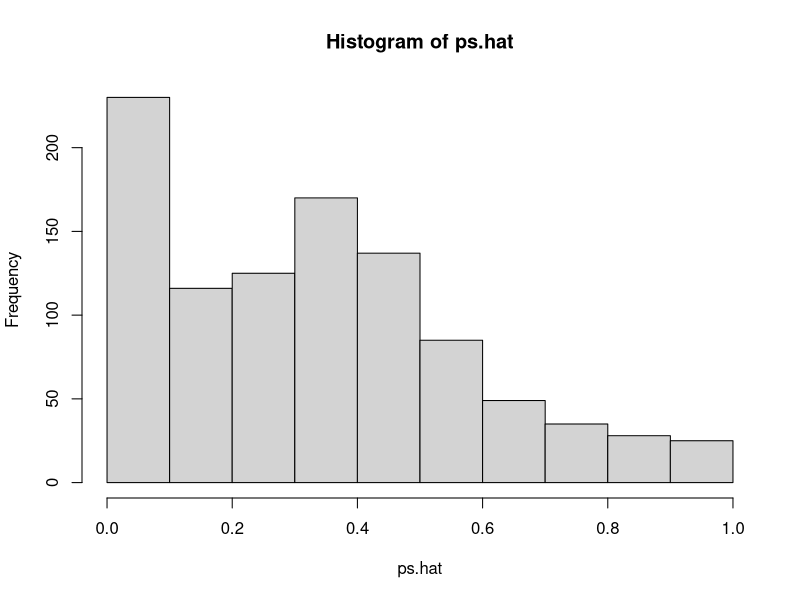
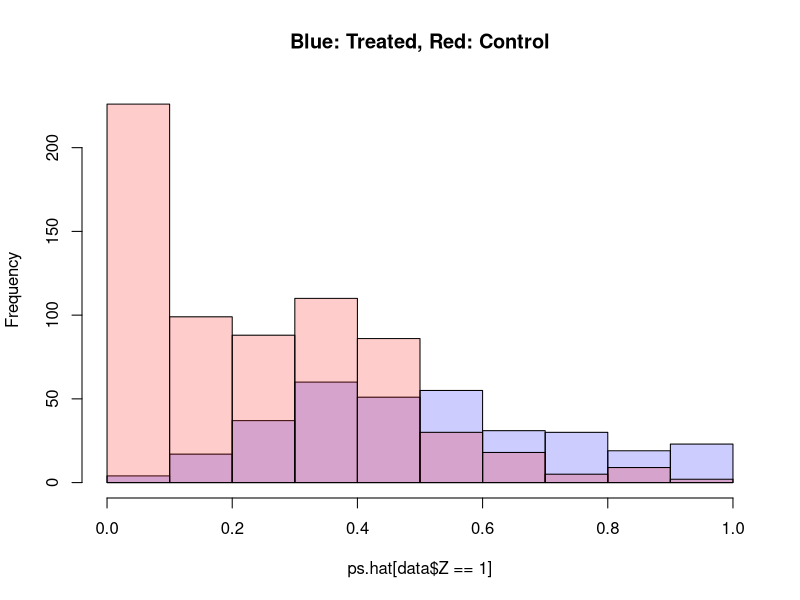
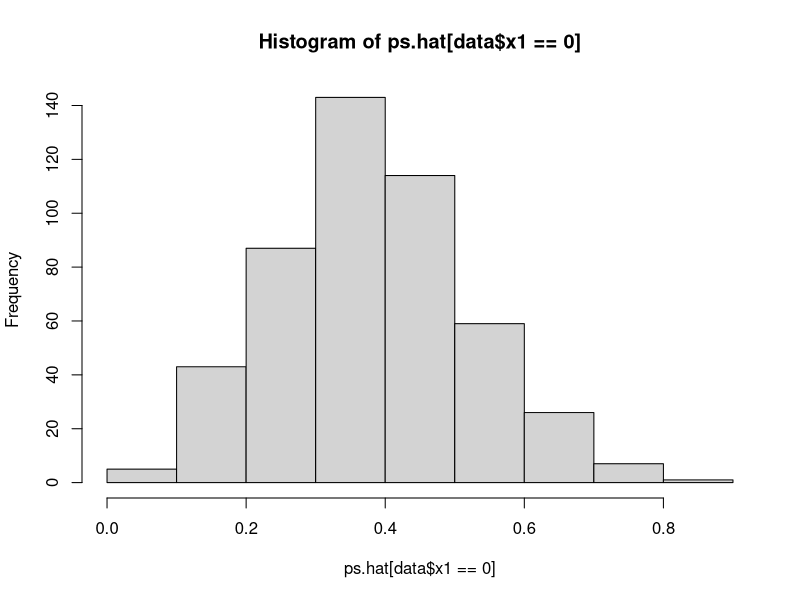
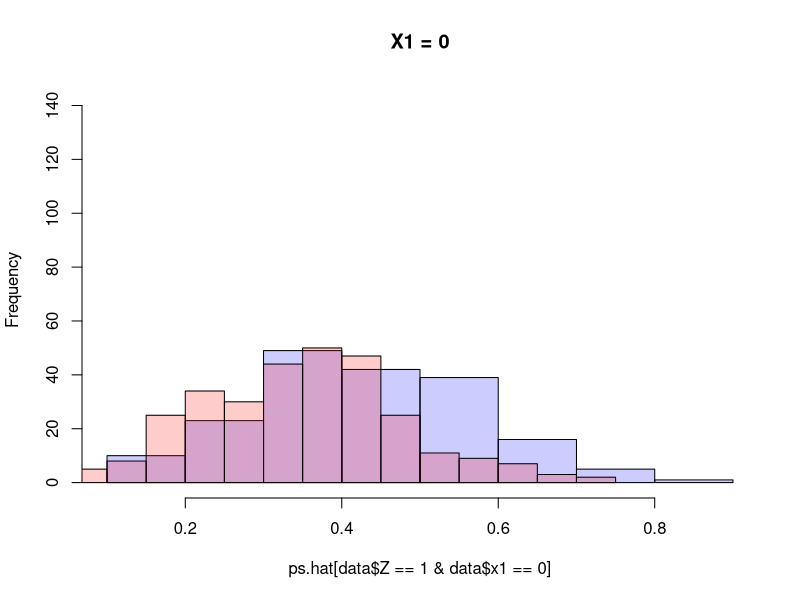
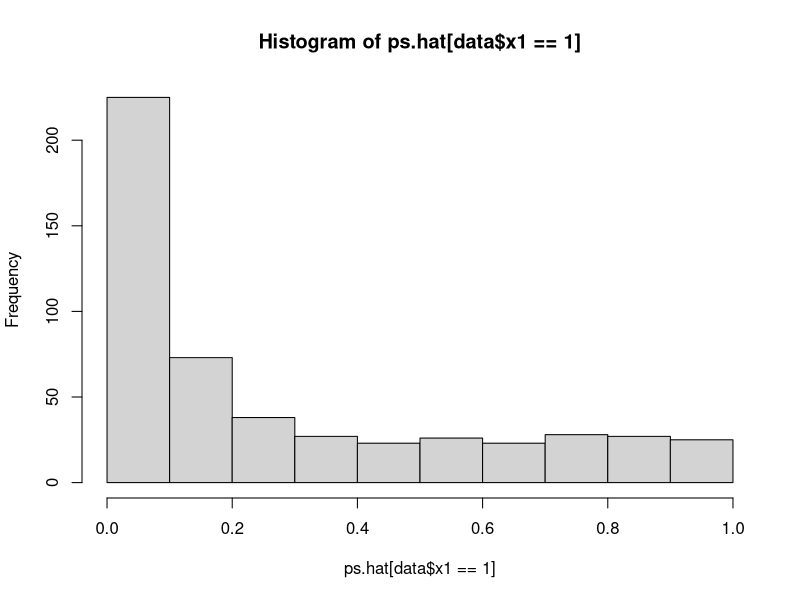
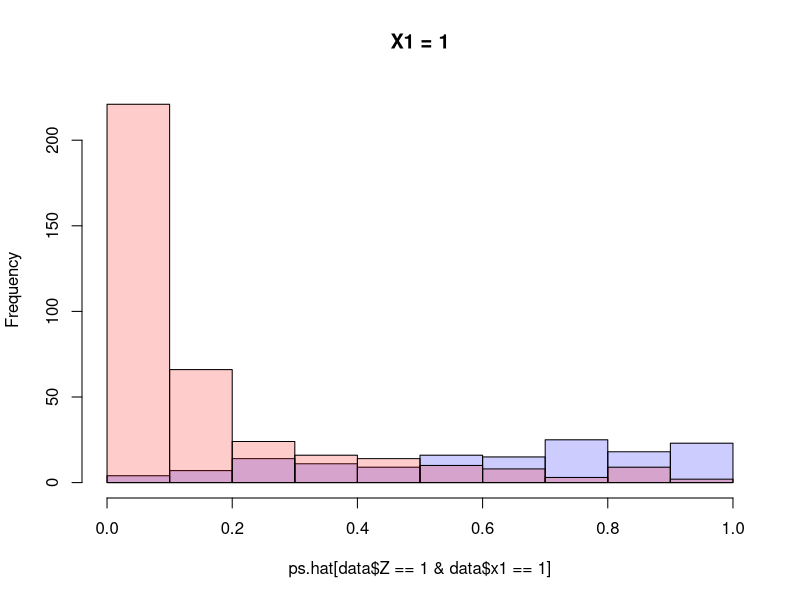

Recreate these plots in R, in order. (Note: this script raises an error after producing the figures.)
library(MASS)
library(dplyr)

setwd(dirname(rstudioapi::getSourceEditorContext()$path))

##############
## functions
##############

## DGP
## Variation of DGP
## X1 = 0 => strong OVL
## X1 = 1 => weak OVL
dgp <- function() {
  n = 1000
  X = mvrnorm(n, rep(0, 3), diag(1, 3)) # Covariates
  X[,1] <- ifelse(X[,1] > 0, 0, 1)
  ps = 1/(1+exp(0.5 + 1.5*X[,1] - 0.5*X[,2] + 0.5*X[,3] - 1.5*X[,1]*X[,2] + 1.5*X[,1]*X[,3]))
  Z = rbinom(n, 1, prob = ps); n.t = sum(Z); n.c = n - n.t
  tau = 1                             
  Y0 = -2 + 2*(-1)^(X[,1]) + 2*X[,2] - 2*X[,3] + rnorm(n)
  Y1 = Y0 + tau
  Y = Z*Y1 + (1-Z)*Y0
  original.data = as.data.frame(cbind(Y, Z, X))
  colnames(original.data) = c("Y", "Z", "x1", "x2", "x3")
  return(original.data)
}

## e* fitting for the ATT
synth.ps.fit = function(formula, data, beta.init, delta) {
  
  mf = match.call(expand.dots = F)
  m = match(c("formula", "data"), names(mf), 0L)
  mf = mf[c(1L, m)]
  mf[[1L]] = as.name("model.frame")
  mf = eval(mf, parent.frame())
  mt = attr(mf, "terms")
  Z = model.response(mf, "any")
  X = if(!is.empty.model(mt)) model.matrix(mt, mf) else matrix(NA, NROW(Z), 0L)
  
  
  ## likelihood function
  ps.likelihood = function(beta.init, Z, X, delta) {
    pi.hat = sum(Z)/length(Z)
    K = (1-delta)*exp(X%*%beta.init) + delta*(pi.hat/(1-pi.hat))
    val = sum(Z*log(K) - log(1+K))
    return(val)
  }
  

  beta.star = optim(beta.init, ps.likelihood, Z = Z, X = X, delta = delta, control = list(fnscale = -1, maxit = 10000))$par
  names(beta.star) = colnames(X)
  w.pi = sum(Z)/(length(Z) - sum(Z))
  ps.star = 1/(1+(delta*w.pi + (1-delta)*exp(X %*% beta.star))^-1)
  w.star = rep(1, NROW(Z))
  w.star[Z == 0] = (ps.star[Z == 0]/(1-ps.star[Z == 0]) - delta*w.pi)/(1-delta)
  
  return(list(
    coefficients = beta.star,
    fitted.values = ps.star,
    weights = w.star
  ))
}

## Simple Mixing Strategy
simp.mix <- function(data, treat, ps.formula = ps.formula, delta) {
  
  if (!is.character(treat)) {
    stop("Error: 'treat' argument must be a character.")
  }
  
  n <- dim(data)[1]
  Z <- data %>% pull(sym(treat))
  n.t <- sum(Z)
  
  mixed <- data
  
  I.t <- rbinom(n.t, 1, 1 - delta)
  
  mixed[Z==1,][I.t==0,] = data[sample(which(Z==0), sum(1 - I.t), replace = TRUE),] %>% dplyr::mutate(!!sym(treat) := 1)
  
  beta.init <- glm(ps.formula, data = data, family = "binomial")$coefficients
  synth.fit <- synth.ps.fit(ps.formula, data = mixed, beta.init = beta.init, delta = delta)
  
  mixed$ps <- synth.fit$fitted.values
  mixed$weights <- synth.fit$weights
  
  return(mixed)
  
}


## Advanced Mixing Strategy
adv.mix <- function(data, treat, var, ps.formula, d.hi, d.lo) {
  # d.hi: mix.proportion for tail group
  # d.lo: mix.proportion for body group
  # Comparison with simple mixing strategy: (d.hi + d.lo)/2 = delta
  
  if (!is.character(treat)) {
    stop("Error: 'treat' argument must be a character.")
  }
  
  n <- dim(data)[1]
  data <- separate.body_tail(data, treat, var)
  Z <- data %>% pull(sym(treat))
  tail <- data %>% pull(tail)
  tail_Z <- Z * tail
  body_Z <- Z * (1 - tail)
  
  tail_n.t <- tail_Z %>% sum
  body_n.t <- body_Z %>% sum
  
  tail_I.t <- rbinom(tail_n.t, 1, 1 - d.hi)
  body_I.t <- rbinom(body_n.t, 1, 1 - d.lo)
  
  
  mixed <- data
  
  mixed[tail_Z==1,][tail_I.t==0,] = data[sample(which(Z==0 & tail==1), sum(1 - tail_I.t), replace = TRUE),] %>% dplyr::mutate(!!sym(treat) := 1)
  mixed[body_Z==1,][body_I.t==0,] = data[sample(which(Z==0 & tail==0), sum(1 - body_I.t), replace = TRUE),] %>% dplyr::mutate(!!sym(treat) := 1)
  
  mixed.D <- mixed %>%
    dplyr::select(-c(Y, tail))
  
  beta.init <- glm(ps.formula, data = data %>% dplyr::select(-c(Y, tail)), family = "binomial")$coefficients
  
  tail_synth.fit <- synth.ps.fit(formula = ps.formula, data = mixed.D[mixed$tail == 1,], beta.init = beta.init, delta = d.hi)
  body_synth.fit <- synth.ps.fit(formula = ps.formula, data = mixed.D[mixed$tail == 0,], beta.init = beta.init, delta = d.lo)
  
  mixed$ps <- rep(1, n)
  mixed$weights <- rep(1, n)
  
  mixed$ps[mixed$tail == 1] <- tail_synth.fit$fitted.values
  mixed$ps[mixed$tail == 0] <- body_synth.fit$fitted.values
  
  mixed$weights[mixed$tail == 1] <- tail_synth.fit$weights
  mixed$weights[mixed$tail == 0] <- body_synth.fit$weights
  
  return(mixed)
}


########################
## Overlap Diagnosis
########################
set.seed(10001)

data <- dgp()

ps.hat <- glm(Z ~ x1 + x2 + x3 + x1*x2 + x1*x3, data = data, family = "binomial")$fitted.value

## Overall OVL
max.freq <- max(hist(ps.hat)$counts)
hist(ps.hat[data$Z == 1], col = rgb(0,0,1,0.2), main = "Blue: Treated, Red: Control", ylim = c(0, max.freq))
hist(ps.hat[data$Z == 0], col = rgb(1,0,0,0.2), add = T)

## X1 = 0 => strong OVL
max.freq <- max(hist(ps.hat[data$x1 == 0])$counts)
hist(ps.hat[data$Z == 1 & data$x1 == 0], col = rgb(0,0,1,0.2), main = "X1 = 0", ylim = c(0, max.freq))
hist(ps.hat[data$Z == 0 & data$x1 == 0], col = rgb(1,0,0,0.2), add = T)

## X1 = 1 => weak OVL
max.freq <- max(hist(ps.hat[data$x1 == 1])$counts)
hist(ps.hat[data$Z == 1 & data$x1 == 1], col = rgb(0,0,1,0.2), main = "X1 = 1", ylim = c(0, max.freq))
hist(ps.hat[data$Z == 0 & data$x1 == 1], col = rgb(1,0,0,0.2), add = T)
  


########################
## Estimator Comparison
########################

sim <- function(gen_data, ps.formula) {
  
  data <- gen_data()
  
  n <- dim(data)[1]
  
  ### Estimator Comparison ###
  
  ## IPW
  ps.fit <- glm(ps.formula, data = data, family = "binomial")
  ps.hat <- ps.fit$fitted.value
  w.hat <- ps.hat / (1 - ps.hat)
  EY1.1 <- mean(data$Z*data$Y)/mean(data$Z)
  ipw <- EY1.1 - mean(w.hat * (1 - data$Z) * data$Y)/mean(w.hat * (1 - data$Z))
  
  simp_w.mat <- matrix(NA, nrow = n, ncol = 200)
  adv_w.mat <- matrix(NA, nrow = n, ncol = 200)
  
  ## MIPW
  for (i in 1:200) {
    # Simple Mixing
    simp.mixed <- data %>% simp.mix(treat = "Z", ps.formula = ps.formula, delta = 0.3)
    simp_w.mat[,i] <- simp.mixed$weights
    
    # Advanced Mixing
    adv.mixed <- data %>% adv.mix(treat = "Z", var = "x1", ps.formula = ps.formula, d.hi = 0.1, d.lo = 0.5)
    adv_w.mat[,i] <- adv.mixed$weights
  }
  
  simp_w.hat <- simp_w.mat %>% apply(1, mean)
  adv_w.hat <- adv_w.mat %>% apply(1, mean)
  
  simp_mipw <- EY1.1 - mean(simp_w.hat * (1 - data$Z) * data$Y) / mean(simp_w.hat * (1 - data$Z))
  adv_mipw <- EY1.1 - mean(adv_w.hat * (1 - data$Z) * data$Y) / mean(adv_w.hat * (1 - data$Z))
  
  est.res <- c(ipw, simp_mipw, adv_mipw)
  
  ### Weight Comparison ###
  # Weight Disparity = sum of (estimated weights - estimated odds of treatment)^2
  
  ## w.pi
  w.pi <- sum(data$Z)/sum(1-data$Z)
  
  w.disparity_ipw <- sum((w.pi - w.hat[data$Z == 0])^2)                         # overall disparity of IPW
  w.disparity_ipw.0 <- sum((w.pi - w.hat[data$Z == 0 & data$x1 == 0])^2)        # x1 = 0 (strong overlap)
  w.disparity_ipw.1 <- sum((w.pi - w.hat[data$Z == 0 & data$x1 == 1])^2)        # x1 = 1 (weak overlap)
  
  w.disparity_smipw <- sum((w.pi - simp_w.hat[data$Z == 0])^2)                  # overall disparity of MIPW.simple
  w.disparity_smipw.0 <- sum((w.pi - simp_w.hat[data$Z == 0 & data$x1 == 0])^2) # x1 = 0 (strong overlap)
  w.disparity_smipw.1 <- sum((w.pi - simp_w.hat[data$Z == 0 & data$x1 == 1])^2) # x1 = 1 (weak overlap)
  
  w.disparity_amipw <- sum((w.pi - adv_w.hat[data$Z == 0])^2)                   # overall disparity of MIPW.advanced
  w.disparity_amipw.0 <- sum((w.pi - adv_w.hat[data$Z == 0 & data$x1 == 0])^2)  # x1 = 0 (strong overlap)
  w.disparity_amipw.1 <- sum((w.pi - adv_w.hat[data$Z == 0 & data$x1 == 1])^2)  # x1 = 1 (weak overlap)
  
  w.disparity = c(w.disparity_ipw, w.disparity_smipw, w.disparity_amipw)
  w.disparity.0 = c(w.disparity_ipw.0, w.disparity_smipw.0, w.disparity_amipw.0)
  w.disparity.1 = c(w.disparity_ipw.1, w.disparity_smipw.1, w.disparity_amipw.1)
  
  ### Result ###
  
  out <- c(est.res, w.disparity, w.disparity.0, w.disparity.1)
  
  return(out)
}


res <- sapply(1:1000, function(x) sim(gen_data = dgp, ps.formula = Z ~ x1 + x2 + x3 + x1*x2 + x1*x3)) %>% as.vector
sim.res <- data.frame(value = res,
                      est.type = rep(c("IPW", "MIPW.simp", "MIPW.adv"), 4),
                      data.type = c(rep("ATT", 3), rep("W.disp", 3), rep("W.disp.0", 3), rep("W.disp.1", 3)))


sapply(c("IPW", "MIPW.simp", "MIPW.adv"), function(x) {
   est <- sim.res %>% filter(data.type == "ATT" & est.type == x) %>% pull(value)
   bias <- abs(est - 1) %>% mean %>% round(3)
   se <- est %>% sd %>% round(3)
   return(c(bias, se))
 })

w.disp <- sapply(c("IPW", "MIPW.simp", "MIPW.adv"), function(x) {
  sim.res %>% filter(data.type == "W.disp" & est.type == x) %>% pull(value)
})

w.disp.0 <- sapply(c("IPW", "MIPW.simp", "MIPW.adv"), function(x) {
  sim.res %>% filter(data.type == "W.disp.0" & est.type == x) %>% pull(value) 
})

w.disp.1 <- sapply(c("IPW", "MIPW.simp", "MIPW.adv"), function(x) {
  w.disp.1 <- sim.res %>% filter(data.type == "W.disp.1" & est.type == x) %>% pull(value) 
})

boxplot(w.disp) 
boxplot(w.disp.0)
boxplot(w.disp.1)
